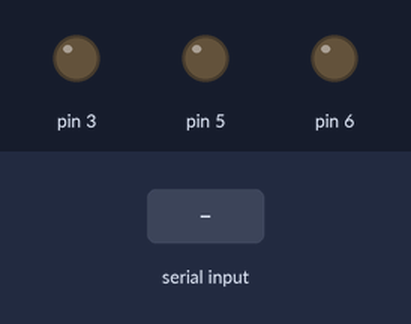
Simulated run of this sketch. Board: Arduino Uno, built with avr-gcc and run on an emulated ATmega328P. Shown: output pins drawn as LEDs (lit = HIGH). The inputs (shaded band) are chosen by the test bench.

Above: at 1.2 s.
1.3 s: "q" received over Serial
At 2.1 s:
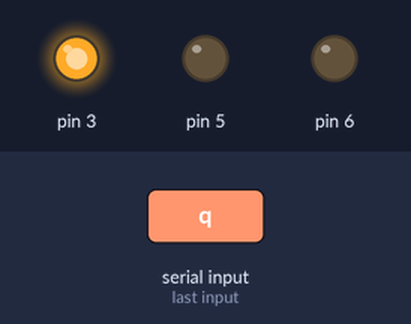
2.8 s: "a" received over Serial
At 3.3 s:
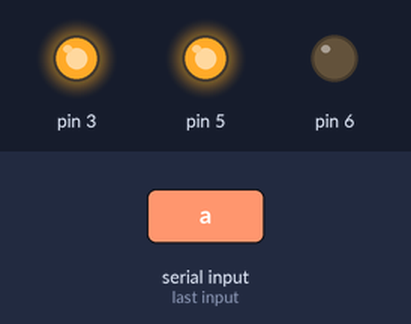
4.3 s: "w" received over Serial
At 5.5 s:
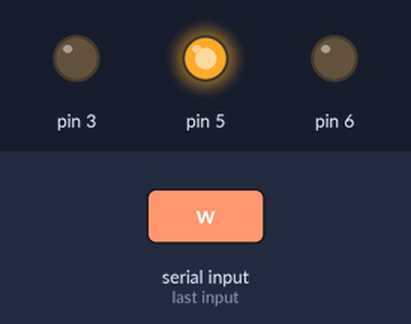
5.8 s: "z" received over Serial
At 6.8 s:
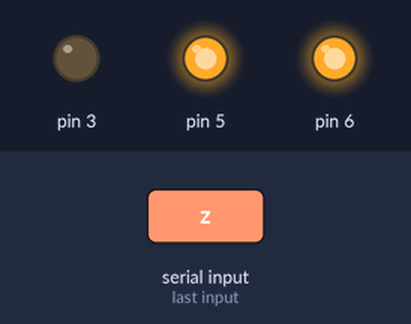
7.3 s: "s" received over Serial
At 7.9 s:
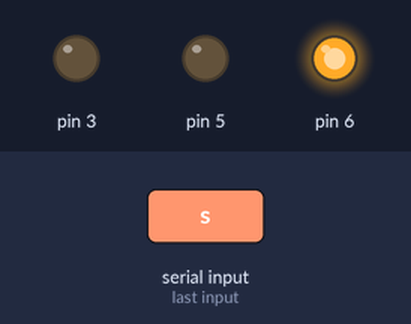
8.8 s: "x" received over Serial
At 10.2 s:
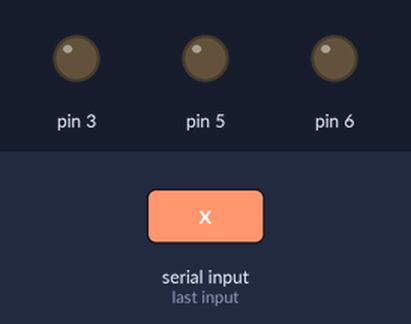
Timing chart, 0 to 11.3 s (numbered marks = the images above; inputs shaded):
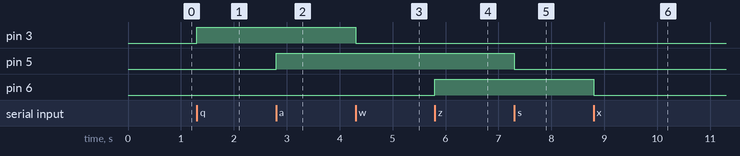

Measured:
- after the input at 1.3 s, pin 3: LOW → HIGH at once
- after the input at 2.8 s, pin 5: LOW → HIGH at once
- after the input at 4.3 s, pin 3: HIGH → LOW at once
- after the input at 5.8 s, pin 6: LOW → HIGH at once
- after the input at 7.3 s, pin 5: HIGH → LOW at once
- after the input at 8.8 s, pin 6: HIGH → LOW at once

The sketch:

led_rgb.ino
```cpp
void setup()
{
  //led Rosso
  pinMode(5, OUTPUT);
  //led verde
  pinMode(6, OUTPUT);
  //led blu
  pinMode(3, OUTPUT);

  //init seriale
  Serial.begin(9600);
}

void loop() {
  //se arrivano dati...
  if (Serial.available())
  {
    //leggi il carattere in arrivo
    byte data = Serial.read();

    if(data == 'q') //accende il led blu
      digitalWrite(3, HIGH);
    else if (data == 'w') //spegne il led blu
      digitalWrite(3, LOW);

    if(data == 'a') //accende il led verde
      digitalWrite(5, HIGH);
    else if (data == 's') //spegne il led verde
      digitalWrite(5, LOW);

    if(data == 'z') //accende il led rosso
      digitalWrite(6, HIGH);
    else if (data == 'x') //spegne il led rosso
      digitalWrite(6, LOW);
  }
}
```
